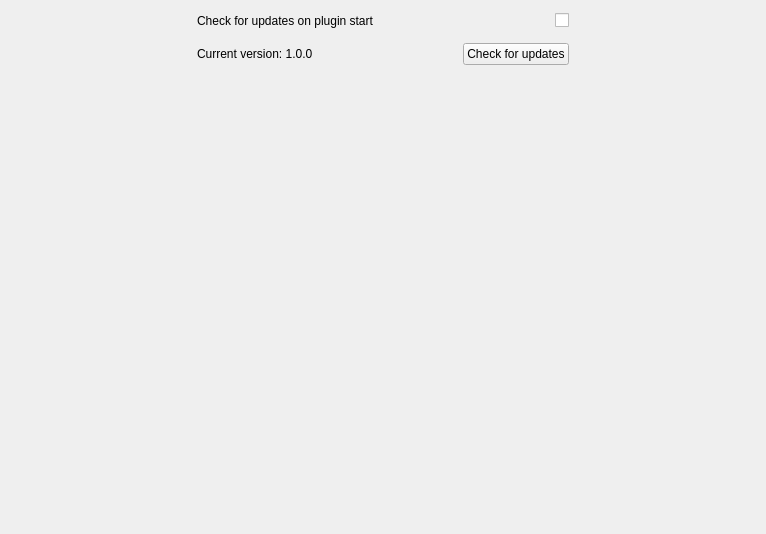
<?xml version="1.0" encoding="UTF-8"?>
<ui version="4.0">
 <class>Form</class>
 <widget class="QWidget" name="Form">
  <property name="geometry">
   <rect>
    <x>0</x>
    <y>0</y>
    <width>766</width>
    <height>534</height>
   </rect>
  </property>
  <property name="windowTitle">
   <string>Form</string>
  </property>
  <layout class="QHBoxLayout" name="horizontalLayout" stretch="1,2,1">
   <item>
    <spacer name="horizontalSpacer_3">
     <property name="orientation">
      <enum>Qt::Horizontal</enum>
     </property>
     <property name="sizeHint" stdset="0">
      <size>
       <width>38</width>
       <height>20</height>
      </size>
     </property>
    </spacer>
   </item>
   <item>
    <layout class="QVBoxLayout" name="verticalLayout_4">
     <property name="spacing">
      <number>12</number>
     </property>
     <item>
      <layout class="QHBoxLayout" name="horizontalLayout_4">
       <item>
        <widget class="QLabel" name="label">
         <property name="text">
          <string>Check for updates on plugin start</string>
         </property>
         <property name="alignment">
          <set>Qt::AlignLeading|Qt::AlignLeft|Qt::AlignVCenter</set>
         </property>
        </widget>
       </item>
       <item>
        <spacer name="horizontalSpacer_5">
         <property name="orientation">
          <enum>Qt::Horizontal</enum>
         </property>
         <property name="sizeHint" stdset="0">
          <size>
           <width>40</width>
           <height>20</height>
          </size>
         </property>
        </spacer>
       </item>
       <item>
        <widget class="QCheckBox" name="check_updates_on_start">
         <property name="sizePolicy">
          <sizepolicy hsizetype="Fixed" vsizetype="Fixed">
           <horstretch>0</horstretch>
           <verstretch>0</verstretch>
          </sizepolicy>
         </property>
         <property name="minimumSize">
          <size>
           <width>0</width>
           <height>0</height>
          </size>
         </property>
         <property name="text">
          <string/>
         </property>
         <property name="iconSize">
          <size>
           <width>16</width>
           <height>16</height>
          </size>
         </property>
        </widget>
       </item>
      </layout>
     </item>
     <item>
      <layout class="QHBoxLayout" name="horizontalLayout_5">
       <item>
        <widget class="QLabel" name="label_2">
         <property name="text">
          <string>Current version: 1.0.0</string>
         </property>
         <property name="alignment">
          <set>Qt::AlignLeading|Qt::AlignLeft|Qt::AlignVCenter</set>
         </property>
        </widget>
       </item>
       <item>
        <spacer name="horizontalSpacer_6">
         <property name="orientation">
          <enum>Qt::Horizontal</enum>
         </property>
         <property name="sizeHint" stdset="0">
          <size>
           <width>40</width>
           <height>20</height>
          </size>
         </property>
        </spacer>
       </item>
       <item>
        <widget class="QPushButton" name="check_updates_button">
         <property name="sizePolicy">
          <sizepolicy hsizetype="Maximum" vsizetype="Fixed">
           <horstretch>0</horstretch>
           <verstretch>0</verstretch>
          </sizepolicy>
         </property>
         <property name="acceptDrops">
          <bool>false</bool>
         </property>
         <property name="text">
          <string>Check for updates</string>
         </property>
        </widget>
       </item>
      </layout>
     </item>
     <item>
      <spacer name="verticalSpacer">
       <property name="orientation">
        <enum>Qt::Vertical</enum>
       </property>
       <property name="sizeHint" stdset="0">
        <size>
         <width>20</width>
         <height>40</height>
        </size>
       </property>
      </spacer>
     </item>
    </layout>
   </item>
   <item>
    <spacer name="horizontalSpacer_4">
     <property name="orientation">
      <enum>Qt::Horizontal</enum>
     </property>
     <property name="sizeHint" stdset="0">
      <size>
       <width>181</width>
       <height>20</height>
      </size>
     </property>
    </spacer>
   </item>
  </layout>
 </widget>
 <resources/>
 <connections/>
</ui>
